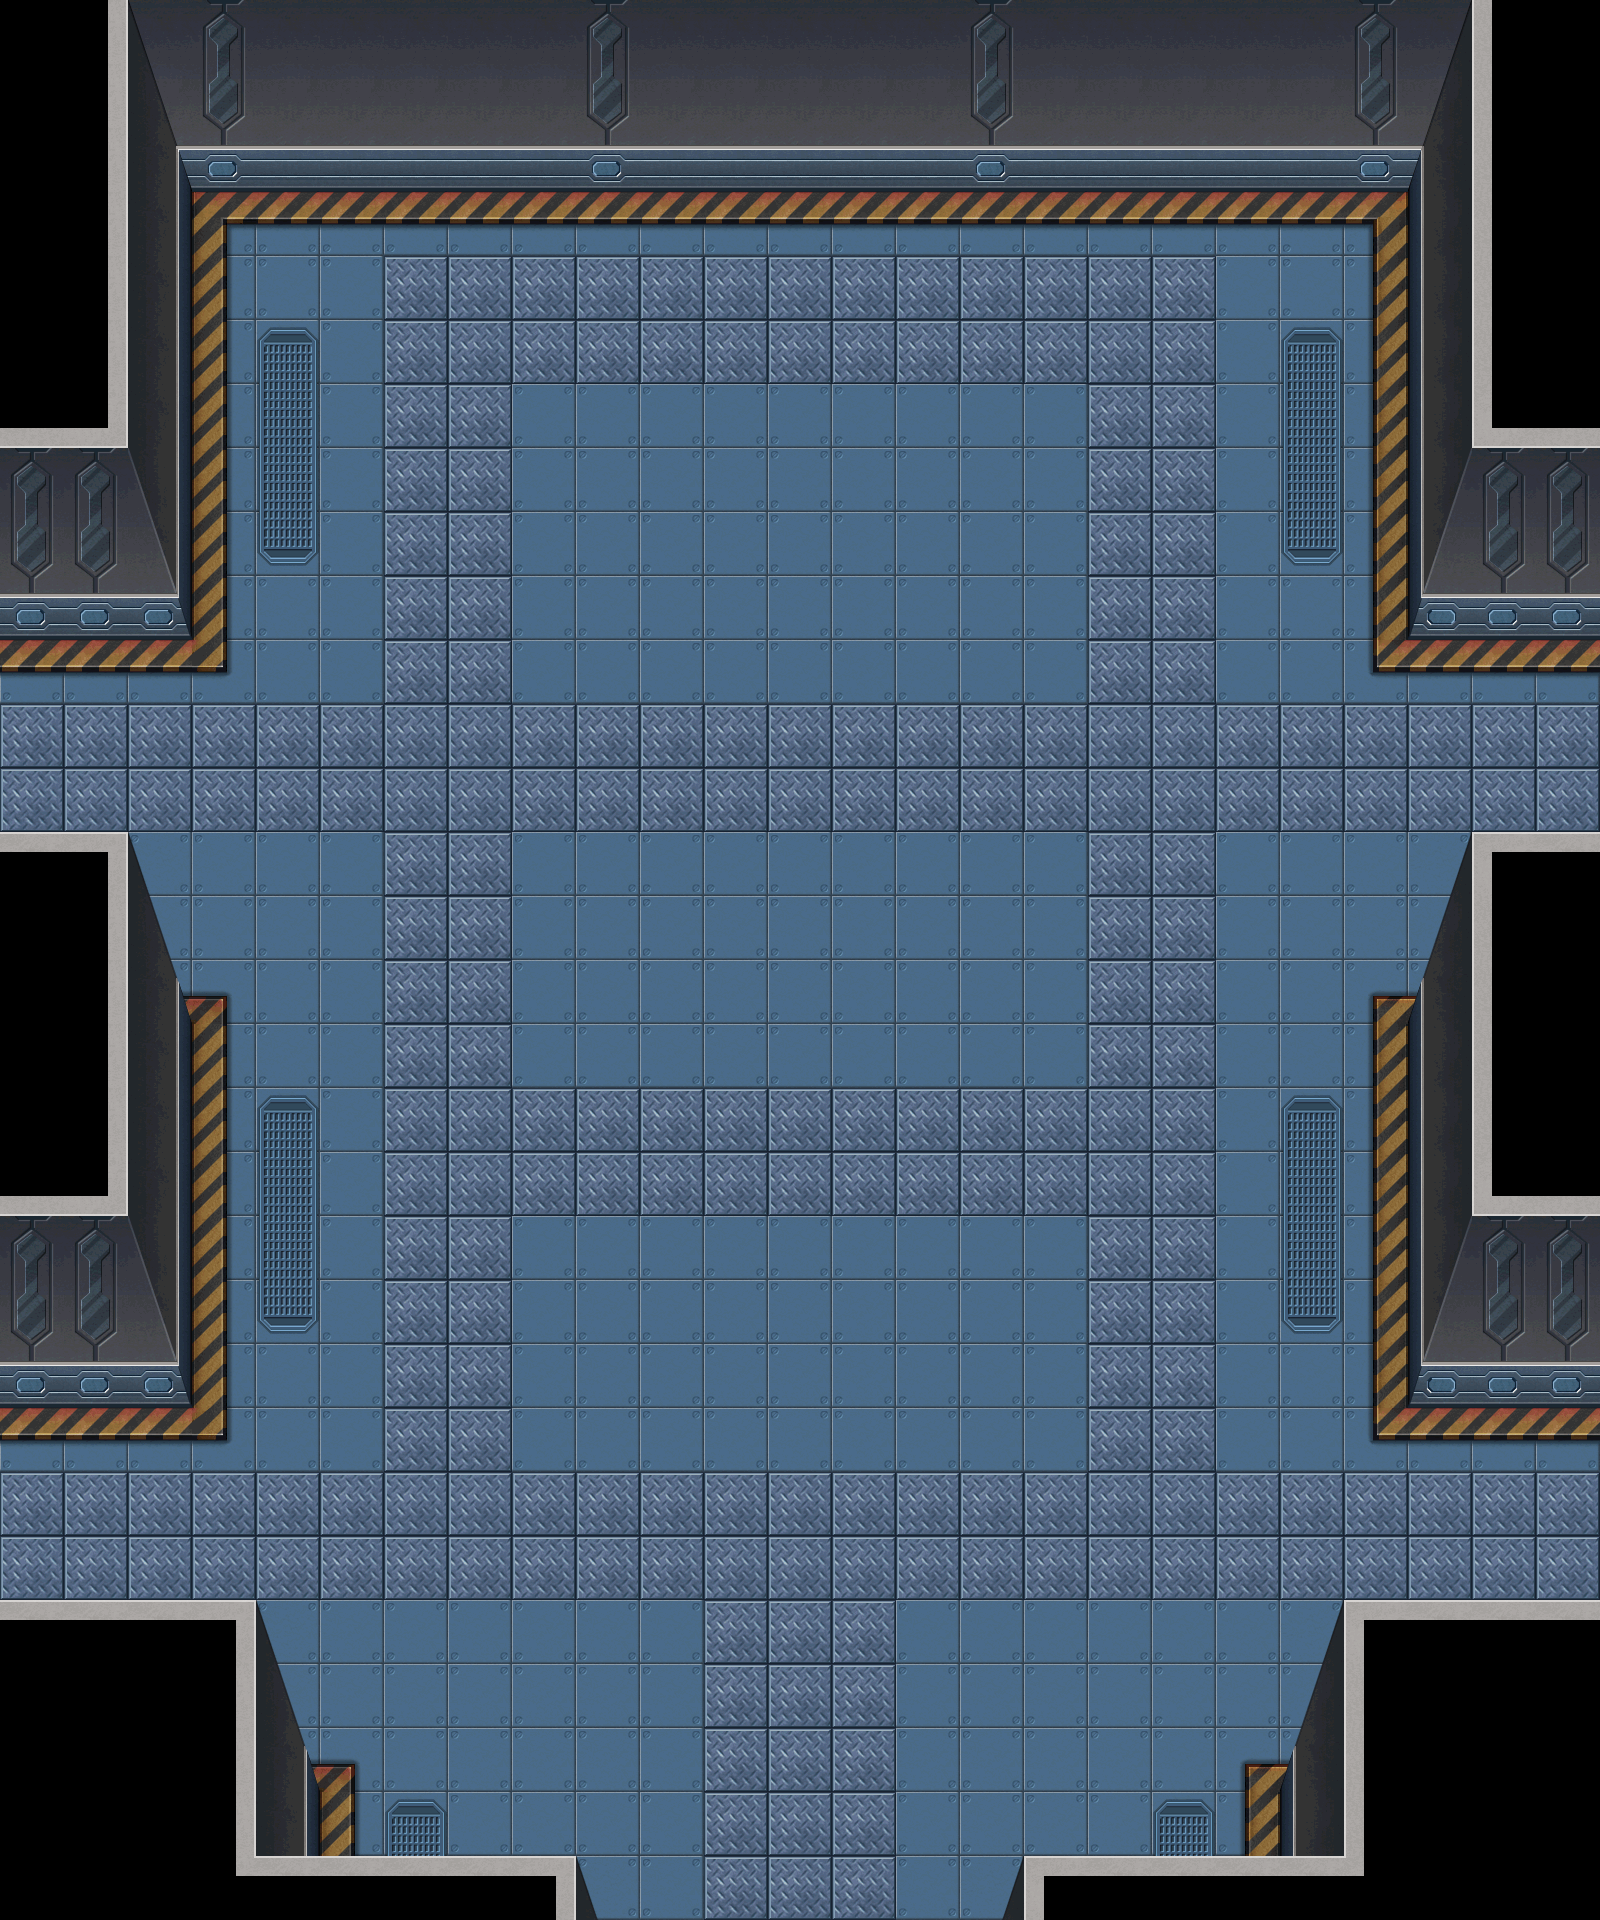

Below is a game level as drawn by its tile map, then a one-line description and the .tmx that defines it (tile-layer data replaced by summaries):
An orthogonal 25x30 tile map with 64x64 px tiles, 1 tile layer (background), 32 tilesets and 79 objects (17x collide, 14x collide_bullet).

<map version="1.0" orientation="orthogonal" width="25" height="30" tilewidth="64" tileheight="64">
 <tileset firstgid="1" name="jianzhu3_huatai" tilewidth="129" tileheight="173">
  <image source="jianzhu3_huatai.png" width="129" height="173" />
 </tileset>
 <tileset firstgid="2" name="jianzhu3_chuang02" tilewidth="52" tileheight="386">
  <image source="jianzhu3_chuang02.png" width="52" height="386" />
 </tileset>
 <tileset firstgid="3" name="jianzhu3_chuang01" tilewidth="52" tileheight="386">
  <image source="jianzhu3_chuang01.png" width="52" height="386" />
 </tileset>
 <tileset firstgid="4" name="jianzhu3_dianti" tilewidth="172" tileheight="196">
  <image source="jianzhu3_dianti.png" width="172" height="196" />
 </tileset>
 <tileset firstgid="5" name="jianzhu3_langan01" tilewidth="223" tileheight="105">
  <image source="jianzhu3_langan01.png" width="223" height="105" />
 </tileset>
 <tileset firstgid="6" name="jianzhu3_keng01" tilewidth="293" tileheight="131">
  <image source="jianzhu3_keng01.png" width="293" height="131" />
 </tileset>
 <tileset firstgid="7" name="jianzhu3_keng03" tilewidth="102" tileheight="39">
  <image source="jianzhu3_keng03.png" width="102" height="39" />
 </tileset>
 <tileset firstgid="8" name="jianzhu3_keng04" tilewidth="52" tileheight="20">
  <image source="jianzhu3_keng04.png" width="52" height="20" />
 </tileset>
 <tileset firstgid="9" name="jianzhu3_yizi01" tilewidth="85" tileheight="229">
  <image source="jianzhu3_yizi01.png" width="85" height="229" />
 </tileset>
 <tileset firstgid="10" name="jianzhu3_yizi02" tilewidth="85" tileheight="229">
  <image source="jianzhu3_yizi02.png" width="85" height="229" />
 </tileset>
 <tileset firstgid="11" name="jianzhu3_zhuozi01" tilewidth="518" tileheight="213">
  <image source="jianzhu3_zhuozi01.png" width="518" height="213" />
 </tileset>
 <tileset firstgid="12" name="jianzhu3_zhuozi02" tilewidth="202" tileheight="256">
  <image source="jianzhu3_zhuozi02.png" width="202" height="256" />
 </tileset>
 <tileset firstgid="13" name="jianzhu3_zhuozi03" tilewidth="202" tileheight="256">
  <image source="jianzhu3_zhuozi03.png" width="202" height="256" />
 </tileset>
 <tileset firstgid="14" name="jianzhu_xuezi01" tilewidth="242" tileheight="196">
  <image source="jianzhu_xuezi01.png" width="242" height="196" />
 </tileset>
 <tileset firstgid="15" name="jianzhu_xuezi02" tilewidth="219" tileheight="141">
  <image source="jianzhu_xuezi02.png" width="219" height="141" />
 </tileset>
 <tileset firstgid="16" name="jianzhu_xuezi03" tilewidth="192" tileheight="132">
  <image source="jianzhu_xuezi03.png" width="192" height="132" />
 </tileset>
 <tileset firstgid="17" name="jianzhu_xuezi04" tilewidth="421" tileheight="156">
  <image source="jianzhu_xuezi04.png" width="421" height="156" />
 </tileset>
 <tileset firstgid="18" name="jianzhu_xuezi05" tilewidth="180" tileheight="297">
  <image source="jianzhu_xuezi05.png" width="180" height="297" />
 </tileset>
 <tileset firstgid="19" name="jianzhu_xiangzi05" tilewidth="150" tileheight="170">
  <image source="jianzhu_xiangzi05.png" width="150" height="170" />
 </tileset>
 <tileset firstgid="20" name="jianzhu_xiangzi06" tilewidth="90" tileheight="113">
  <image source="jianzhu_xiangzi06.png" width="90" height="113" />
 </tileset>
 <tileset firstgid="21" name="jianzhu_xiangzi02" tilewidth="122" tileheight="126">
  <image source="jianzhu_xiangzi02.png" width="122" height="126" />
 </tileset>
 <tileset firstgid="22" name="jianzhu_xiangzi03" tilewidth="122" tileheight="76">
  <image source="jianzhu_xiangzi03.png" width="122" height="76" />
 </tileset>
 <tileset firstgid="23" name="jianzhu2_xiangzi0" tilewidth="192" tileheight="168">
  <image source="jianzhu2_xiangzi0.png" width="192" height="168" />
 </tileset>
 <tileset firstgid="24" name="jianzhu_xiangzi04" tilewidth="183" tileheight="126">
  <image source="jianzhu_xiangzi04.png" width="183" height="126" />
 </tileset>
 <tileset firstgid="25" name="jianzhu_xiangzi01" tilewidth="71" tileheight="80">
  <image source="jianzhu_xiangzi01.png" width="71" height="80" />
 </tileset>
 <tileset firstgid="26" name="jianzhu_xiangzi07" tilewidth="92" tileheight="112">
  <image source="jianzhu_xiangzi07.png" width="92" height="112" />
 </tileset>
 <tileset firstgid="27" name="jianzhu_qiang01" tilewidth="92" tileheight="54">
  <image source="jianzhu_qiang01.png" width="92" height="54" />
 </tileset>
 <tileset firstgid="28" name="bg05" tilewidth="64" tileheight="64">
  <image source="bg05.png" width="512" height="512" />
 </tileset>
 <tileset firstgid="92" name="jianzhu5_chuangzi" tilewidth="374" tileheight="143">
  <image source="jianzhu5_chuangzi.png" width="374" height="143" />
 </tileset>
 <tileset firstgid="93" name="jianzhu5_syt" tilewidth="584" tileheight="179">
  <image source="jianzhu5_syt.png" width="584" height="179" />
 </tileset>
 <tileset firstgid="94" name="jianzhu3_keng02" tilewidth="152" tileheight="79">
  <image source="jianzhu3_keng02.png" width="152" height="79" />
 </tileset>
 <tileset firstgid="95" name="jianzhu_xuezi05" tilewidth="180" tileheight="297">
  <image source="jianzhu_xuezi05.png" width="180" height="297" />
 </tileset>
 <layer name="background" width="25" height="30">
  <data>[750 cells, 750 non-empty, 51 distinct tile ids]</data>
 </layer>
 <objectgroup name="rightboli" width="25" height="30">
  <properties>
   <property name="filename" value="jianzhu3_chuang02.png" />
   <property name="groundlayer" value="1" />
  </properties>
  <object gid="2" x="1421" y="481">
   <properties>
    <property name="groundZ" value="2" />
   </properties>
  </object>
  <object gid="2" x="1420" y="1282">
   <properties>
    <property name="groundZ" value="2" />
   </properties>
  </object>
 </objectgroup>
 <objectgroup name="window" width="25" height="30">
  <properties>
   <property name="filename" value="jianzhu5_chuangzi.png" />
   <property name="groundlayer" value="1" />
  </properties>
  <object gid="92" x="295" y="139">
   <properties>
    <property name="groundZ" value="1" />
   </properties>
  </object>
  <object gid="92" x="933" y="137">
   <properties>
    <property name="groundZ" value="1" />
   </properties>
  </object>
 </objectgroup>
 <objectgroup name="deskbig" width="25" height="30">
  <properties>
   <property name="buildlayer" value="1" />
   <property name="filename" value="jianzhu3_zhuozi01.png" />
  </properties>
  <object gid="11" x="1650" y="829" />
 </objectgroup>
 <objectgroup name="flower" width="25" height="30">
  <properties>
   <property name="filename" value="jianzhu3_huatai.png" />
   <property name="groundlayer" value="1" />
  </properties>
  <object gid="1" x="734" y="644">
   <properties>
    <property name="groundZ" value="4" />
   </properties>
  </object>
  <object gid="1" x="736" y="1011">
   <properties>
    <property name="groundZ" value="3" />
   </properties>
  </object>
  <object gid="1" x="732" y="1453">
   <properties>
    <property name="groundZ" value="3" />
   </properties>
  </object>
 </objectgroup>
 <objectgroup name="rightdoor" width="25" height="30">
  <properties>
   <property name="filename" value="jianzhu3_men02.png" />
   <property name="groundlayer" value="1" />
  </properties>
 </objectgroup>
 <objectgroup name="rightdooropen" width="25" height="30">
  <properties>
   <property name="filename" value="jianzhu3_men04.png" />
   <property name="groundlayer" value="1" />
  </properties>
 </objectgroup>
 <objectgroup name="leftdoor" width="25" height="30">
  <properties>
   <property name="filename" value="jianzhu3_men01.png" />
   <property name="groundlayer" value="1" />
  </properties>
 </objectgroup>
 <objectgroup name="leftdooropen" width="25" height="30">
  <properties>
   <property name="filename" value="jianzhu3_men03.png" />
   <property name="groundlayer" value="1" />
  </properties>
 </objectgroup>
 <objectgroup name="leftboli" width="25" height="30">
  <properties>
   <property name="filename" value="jianzhu3_chuang01.png" />
   <property name="groundlayer" value="1" />
  </properties>
  <object gid="3" x="126" y="1278">
   <properties>
    <property name="groundZ" value="2" />
   </properties>
  </object>
  <object gid="3" x="127" y="460">
   <properties>
    <property name="groundZ" value="2" />
   </properties>
  </object>
 </objectgroup>
 <objectgroup name="door" width="25" height="30">
  <properties>
   <property name="filename" value="jianzhu3_dianti.png" />
   <property name="groundlayer" value="1" />
  </properties>
  <object gid="4" x="715" y="215">
   <properties>
    <property name="groundZ" value="1" />
   </properties>
  </object>
 </objectgroup>
 <objectgroup name="keng1" width="25" height="30">
  <properties>
   <property name="filename" value="jianzhu3_keng01.png" />
   <property name="groundlayer" value="1" />
  </properties>
  <object gid="6" x="1670" y="1738" />
  <object gid="6" x="398" y="1782" />
 </objectgroup>
 <objectgroup name="keng2" width="25" height="30">
  <properties>
   <property name="filename" value="jianzhu3_keng02.png" />
   <property name="groundlayer" value="1" />
  </properties>
  <object gid="94" x="217" y="922" />
  <object gid="94" x="536" y="1434" />
  <object gid="94" x="921" y="666" />
 </objectgroup>
 <objectgroup name="keng3" width="25" height="30">
  <properties>
   <property name="filename" value="jianzhu3_keng03.png" />
   <property name="groundlayer" value="1" />
  </properties>
  <object gid="7" x="564" y="494" />
 </objectgroup>
 <objectgroup name="keng4" width="25" height="30">
  <properties>
   <property name="filename" value="jianzhu3_keng04.png" />
   <property name="groundlayer" value="1" />
  </properties>
  <object gid="8" x="1273" y="940" />
 </objectgroup>
 <objectgroup name="chairleft" width="25" height="30">
  <properties>
   <property name="filename" value="jianzhu3_yizi01.png" />
   <property name="groundlayer" value="1" />
  </properties>
  <object gid="9" x="2218" y="1255">
   <properties>
    <property name="groundZ" value="5" />
   </properties>
  </object>
 </objectgroup>
 <objectgroup name="chairright" width="25" height="30">
  <properties>
   <property name="filename" value="jianzhu3_yizi02.png" />
   <property name="groundlayer" value="1" />
  </properties>
  <object gid="10" x="2153" y="1508">
   <properties>
    <property name="groundZ" value="5" />
   </properties>
  </object>
 </objectgroup>
 <objectgroup name="deskleft" width="25" height="30">
  <properties>
   <property name="filename" value="jianzhu3_zhuozi02.png" />
   <property name="groundlayer" value="1" />
  </properties>
  <object gid="12" x="1682" y="586" />
 </objectgroup>
 <objectgroup name="deskright" width="25" height="30">
  <properties>
   <property name="filename" value="jianzhu3_zhuozi03.png" />
   <property name="groundlayer" value="1" />
  </properties>
  <object gid="13" x="1894" y="592" />
 </objectgroup>
 <objectgroup name="blood1" width="25" height="30">
  <properties>
   <property name="filename" value="jianzhu_xuezi01.png" />
   <property name="groundlayer" value="1" />
  </properties>
  <object gid="14" x="841" y="1065">
   <properties>
    <property name="groundZ" value="1" />
   </properties>
  </object>
  <object gid="14" x="942" y="1722">
   <properties>
    <property name="groundZ" value="1" />
   </properties>
  </object>
  <object gid="14" x="788" y="428">
   <properties>
    <property name="groundZ" value="1" />
   </properties>
  </object>
  <object gid="14" x="348" y="748">
   <properties>
    <property name="groundZ" value="1" />
   </properties>
  </object>
 </objectgroup>
 <objectgroup name="blood2" width="25" height="30">
  <properties>
   <property name="filename" value="jianzhu_xuezi02.png" />
   <property name="groundlayer" value="1" />
  </properties>
  <object gid="15" x="1459" y="830">
   <properties>
    <property name="groundZ" value="1" />
   </properties>
  </object>
  <object gid="15" x="476" y="1344">
   <properties>
    <property name="groundZ" value="1" />
   </properties>
  </object>
 </objectgroup>
 <objectgroup name="blood3" width="25" height="30">
  <properties>
   <property name="filename" value="jianzhu_xuezi03.png" />
   <property name="groundlayer" value="1" />
  </properties>
  <object gid="16" x="1078" y="1344">
   <properties>
    <property name="groundZ" value="1" />
   </properties>
  </object>
  <object gid="16" x="450" y="1078">
   <properties>
    <property name="groundZ" value="1" />
   </properties>
  </object>
  <object gid="16" x="-54" y="820">
   <properties>
    <property name="groundZ" value="1" />
   </properties>
  </object>
  <object gid="16" x="1106" y="668">
   <properties>
    <property name="groundZ" value="1" />
   </properties>
  </object>
 </objectgroup>
 <objectgroup name="blood4" width="25" height="30">
  <properties>
   <property name="filename" value="jianzhu_xuezi04.png" />
   <property name="groundlayer" value="1" />
  </properties>
  <object gid="17" x="1350" y="1609" />
  <object gid="17" x="-156" y="1606" />
 </objectgroup>
 <objectgroup name="blood5" width="25" height="30">
  <properties>
   <property name="filename" value="jianzhu_xuezi05.png" />
   <property name="groundlayer" value="1" />
  </properties>
  <object gid="95" x="703" y="2037" />
 </objectgroup>
 <objectgroup name="blackboxb" width="25" height="30">
  <properties>
   <property name="filename" value="jianzhu_xiangzi05.png" />
   <property name="groundlayer" value="1" />
  </properties>
  <object gid="19" x="1262" y="301">
   <properties>
    <property name="groundZ" value="2" />
   </properties>
  </object>
 </objectgroup>
 <objectgroup name="zhuozi" width="25" height="30">
  <properties>
   <property name="buildlayer" value="1" />
   <property name="filename" value="jianzhu5_syt.png" />
  </properties>
  <object gid="93" x="1626" y="327" />
 </objectgroup>
 <objectgroup name="mutouboxb" width="25" height="30">
  <properties>
   <property name="buildlayer" value="1" />
   <property name="filename" value="jianzhu_xiangzi04.png" />
  </properties>
  <object gid="24" x="1092" y="251">
   <properties>
    <property name="groundZ" value="3" />
   </properties>
  </object>
 </objectgroup>
 <objectgroup name="greenboxb" width="25" height="30">
  <properties>
   <property name="filename" value="jianzhu_xiangzi02.png" />
   <property name="groundlayer" value="1" />
  </properties>
  <object gid="21" x="864" y="961">
   <properties>
    <property name="groundZ" value="3" />
   </properties>
  </object>
 </objectgroup>
 <objectgroup name="blackboxs" width="25" height="30">
  <properties>
   <property name="filename" value="jianzhu_xiangzi06.png" />
   <property name="groundlayer" value="1" />
  </properties>
  <object gid="20" x="887" y="1013">
   <properties>
    <property name="groundZ" value="4" />
   </properties>
  </object>
 </objectgroup>
 <objectgroup name="greenboxs" width="25" height="30">
  <properties>
   <property name="filename" value="jianzhu_xiangzi03.png" />
   <property name="groundlayer" value="1" />
  </properties>
  <object gid="22" x="1109" y="290">
   <properties>
    <property name="groundZ" value="4" />
   </properties>
  </object>
 </objectgroup>
 <objectgroup name="greenbox2" width="25" height="30">
  <properties>
   <property name="filename" value="jianzhu2_xiangzi0.png" />
   <property name="groundlayer" value="1" />
  </properties>
  <object gid="23" x="188" y="323">
   <properties>
    <property name="groundZ" value="3" />
   </properties>
  </object>
 </objectgroup>
 <objectgroup name="mutouboxs" width="25" height="30">
  <properties>
   <property name="filename" value="jianzhu_xiangzi01.png" />
   <property name="groundlayer" value="1" />
  </properties>
  <object gid="25" x="218" y="316">
   <properties>
    <property name="groundZ" value="6" />
   </properties>
  </object>
 </objectgroup>
 <objectgroup name="qiangxieM16" width="25" height="30">
  <properties>
   <property name="filename" value="jianzhu_xiangzi07.png" />
   <property name="groundlayer" value="1" />
  </properties>
  <object gid="26" x="1147" y="242">
   <properties>
    <property name="groundZ" value="10" />
   </properties>
  </object>
 </objectgroup>
 <objectgroup name="qiangxieSVD" width="25" height="30">
  <properties>
   <property name="filename" value="jianzhu_qiang01.png" />
   <property name="groundlayer" value="1" />
  </properties>
  <object gid="27" x="880" y="962">
   <properties>
    <property name="groundZ" value="10" />
   </properties>
  </object>
 </objectgroup>
 <objectgroup name="warning" width="25" height="30">
  <properties>
   <property name="filename" value="jianzhu3_langan01.png" />
   <property name="groundlayer" value="1" />
  </properties>
  <object gid="5" x="1412" y="701">
   <properties>
    <property name="groundZ" value="4" />
   </properties>
  </object>
  <object gid="5" x="-41" y="1468">
   <properties>
    <property name="groundZ" value="4" />
   </properties>
  </object>
  <object gid="5" x="740" y="1043">
   <properties>
    <property name="groundZ" value="15" />
   </properties>
  </object>
 </objectgroup>
 <objectgroup name="warning2" width="25" height="30">
  <properties>
   <property name="buildlayer" value="1" />
   <property name="filename" value="jianzhu3_langan01.png" />
  </properties>
 </objectgroup>
 <objectgroup name="collide_people" width="25" height="30">
  <object type="collide" x="-107" y="114" width="302" height="529" />
  <object type="collide" x="147" y="134" width="219" height="184" />
  <object type="collide" x="291" y="10" width="869" height="185" />
  <object type="collide" x="1087" y="102" width="352" height="185" />
  <object type="collide" x="1405" y="240" width="222" height="448" />
  <object type="collide" x="1405" y="841" width="243" height="568" />
  <object type="collide" x="1277" y="1609" width="419" height="309" />
  <object type="collide" x="999" y="1865" width="485" height="97" />
  <object type="collide" x="119" y="1866" width="485" height="97" />
  <object type="collide" x="-12" y="1612" width="335" height="318" />
  <object type="collide" x="-48" y="843" width="241" height="613" />
  <object type="collide" x="734" y="479" width="130" height="162" />
  <object type="collide" x="731" y="1289" width="130" height="162" />
  <object type="collide" x="737" y="845" width="246" height="189" />
  <object type="collide" x="-89" y="552" width="85" height="1183" />
  <object type="collide" x="483" y="1931" width="745" height="80" />
  <object type="collide" x="1609" y="439" width="124" height="1310" />
 </objectgroup>
 <objectgroup name="collide_bullet" width="25" height="30">
  <object type="collide_bullet" x="-36" y="38" width="203" height="526" />
  <object type="collide_bullet" x="127" y="-11" width="1305" height="143" />
  <object type="collide_bullet" x="1090" y="-1" width="381" height="216" />
  <object type="collide_bullet" x="1424" y="138" width="203" height="455" />
  <object type="collide_bullet" x="1473" y="831" width="160" height="389" />
  <object type="collide_bullet" x="1430" y="963" width="201" height="382" />
  <object type="collide_bullet" x="1345" y="1601" width="281" height="295" />
  <object type="collide_bullet" x="1309" y="1711" width="154" height="244" />
  <object type="collide_bullet" x="1023" y="1855" width="444" height="115" />
  <object type="collide_bullet" x="190" y="1856" width="386" height="97" />
  <object type="collide_bullet" x="-6" y="1600" width="261" height="307" />
  <object type="collide_bullet" x="139" y="1716" width="154" height="244" />
  <object type="collide_bullet" x="-42" y="832" width="170" height="389" />
  <object type="collide_bullet" x="-58" y="973" width="234" height="392" />
 </objectgroup>
</map>
